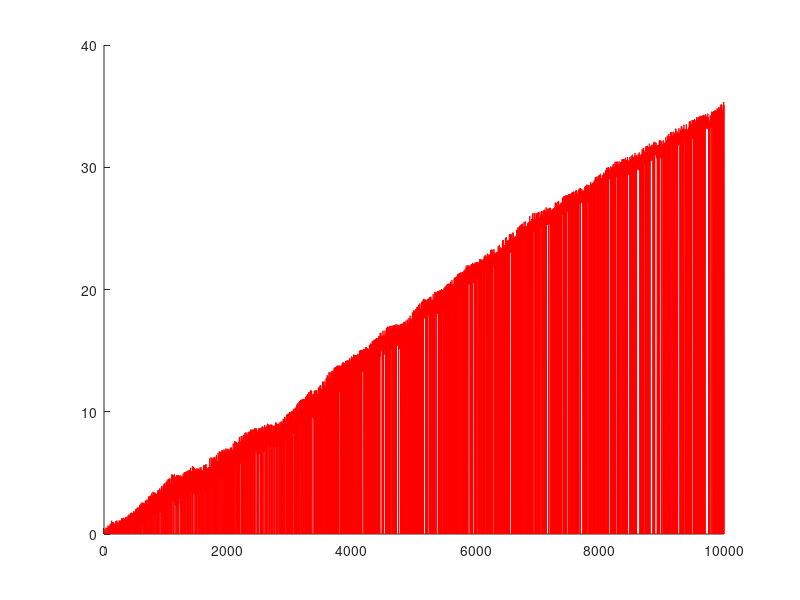

This figure's MATLAB source:
%% Upper Confidence Bounds
clear;
%initialize with number of arms and the biases
k = 16;
optimalBias = 0.9;
biasdiff = 1/16;

armsEmpirical = squeeze(zeros(1,k));

armsPlayed = squeeze(zeros(1,k));

regret = [];

for t = 1:10000
    %generate random rewards for each arm with their biases
    randoms = squeeze(zeros(1,k));
    for i = 1:k
        %the first arm has optimal bias
        if i == 1
            r = rand;
            if(r < optimalBias)
                randoms(i) = 1;
            else 
                randoms(i) = 0;
            end 
        else
            r = rand;
            if(r < (optimalBias-biasdiff))
                randoms(i) = 1;
            else 
                randoms(i) = 0;
            end 
         end 
    end
    
    %calculate empirical reward for each 
    armsEmpirical = armsEmpirical + randoms;
    
    %generate arm to be played
    [value, At] = max(armsEmpirical/t + sqrt((3*log(t))./(2*armsPlayed)));
    armsPlayed(At) = armsPlayed(At)+1;
    
    %calculate regret at step t
    r = armsPlayed(At)*abs((armsEmpirical(1)/t) - (armsEmpirical(At)/t));
    regret = [regret r];
end

%plot of the regret
figure;
hold on;
plot(1:10000,regret,'r');
hold off;


%% EXP 3 implementation
clear;
%initialize with number of arms and the biases
k = 2;
optimalBias = 0.5;
biasdiff = 1/4;
%the initial value of L0(a)
Lt = squeeze(zeros(1,k));
%the sum used to calculate pta
sumLt = squeeze(zeros(1,k))+1;

armsEmpirical = squeeze(zeros(1,k));
armsPlayed = squeeze(zeros(1,k));

regret = [];


for t = 1:10
    %generate random rewards for each arm with their biases
    randoms = squeeze(zeros(1,k));
    for i = 1:k
        %the first arm has optimal bias
        if i == 1
            r = rand;
            if(r < optimalBias)
                randoms(i) = 1;
            else 
                randoms(i) = 0;
            end 
        else
            r = rand;
            if(r < (optimalBias-biasdiff))
                randoms(i) = 1;
            else 
                randoms(i) = 0;
            end 
         end 
    end
    
    %calculate pt(a)
    etta = sqrt(2*log(k)/t);
    pta = exp(-etta*Lt)./sumLt;
    
    %sample At:
    r = rand;
    if r < pta
        at = 1;
    else 
        at = 0;
    end 
    
    
    
    
    
%     %calculate empirical reward for each 
%     armsEmpirical = armsEmpirical + randoms;
%     
%     %generate arm to be played
%     [value, At] = max(armsEmpirical + sqrt((3*log(t))./(2*armsPlayed)));
%     armsPlayed(At) = armsPlayed(At)+1;
%     
%     %calculate regret at step t
%     r = armsPlayed(At)*abs((armsEmpirical(1)/t) - (armsEmpirical(At)/t));
%     regret = [regret r];
end


% hold on;
% plot(1:10000,regret,'b');
% hold off;


